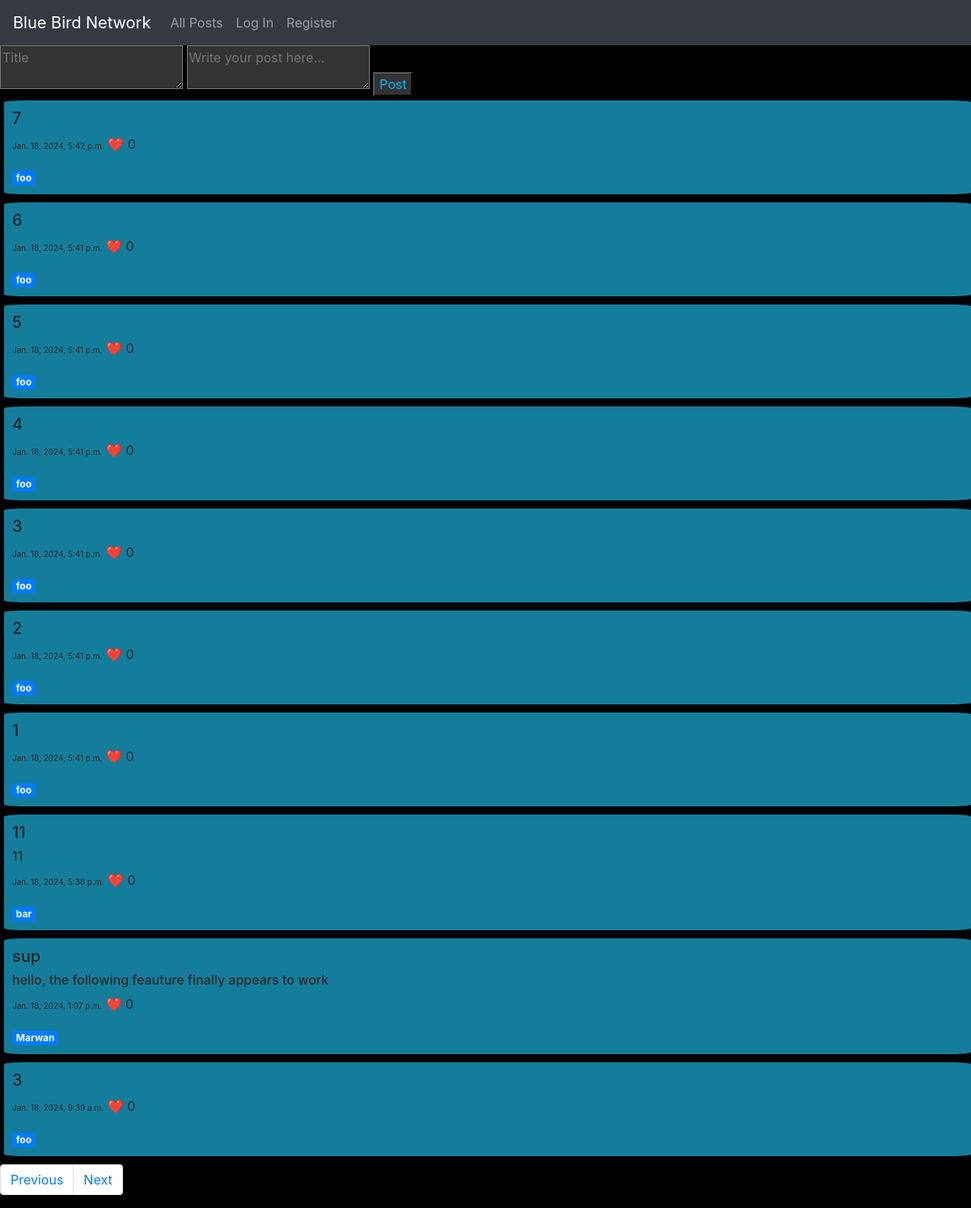
Screenshot of /?page=2 with the database file from the repository.
### network/models.py (models this page shows, shortened)
class Tweet(models.Model):
    user = models.ForeignKey(User, on_delete=models.CASCADE, related_name= "user1")
    title = models.CharField(max_length=64)
    content = models.TextField()
    timestamp = models.DateTimeField(auto_now_add=True)
    likes = models.IntegerField(default = 0)

class User(AbstractUser):
    pass

### network/views.py (the view)
# urls.py: path("", views.index, name="index"),
def index(request):
    pageNumber = int(request.GET.get('page', 1))
    nextPageUrl = '?page=' + str(pageNumber + 1)
    lastPageUrl = '?page=' + str(pageNumber - 1) if pageNumber > 1 else ""
    displacementAmount = (pageNumber - 1) * 10
    old_posts = Tweet.objects.all().order_by("-timestamp")[displacementAmount:displacementAmount+10]
    morePosts = Tweet.objects.all().order_by("-timestamp")[displacementAmount+10:displacementAmount+20].exists()
    return render(request, "network/index.html", {'old_posts': old_posts, 'nextPageUrl': nextPageUrl , 'lastPageUrl': lastPageUrl, "more_posts":morePosts})

### network/templates/network/index.html (shortened to what this page needs)
{% extends "network/layout.html" %}
{% block body %}
    <html lang="en">
        <body>
            <form id="post-form" method="POST">
                <textarea id="title-content" name="title" placeholder="Title" style="background-color: #333; color: #fff;"></textarea>
                <textarea id="post-content" name="content" placeholder="Write your post here..." style="background-color: #333; color: #fff;"></textarea>
                <input style="margin-bottom: 5px; background-color: #333; color: #00bbff;" id="submit-post" type="submit" value="Post">
            </form>
            {% for post in old_posts %}
                <div id = "old_posts" data-id = "{{ post.id }}">
                    <h5>{{ post.title }}</h5>
                    <h6 id = "original-text" style="color:rgb(43, 42, 42);">{{ post.content }}</h6>
                    <p style=" color:rgb(43, 42, 42);"><span style = "font-size: x-small;">{{ post.timestamp }}</span> ❤️ <span>{{ post.likes }}</span></p>
                    <a href="{% url 'smprofile' post.user.username %}" class="badge badge-primary">{{ post.user }}</a>
                </div>
            {% endfor %}
            <nav aria-label="Page navigation example">
                <ul class="pagination">
                    {% if lastPageUrl %}
                    <li class="page-item"><a class="page-link" href="{{ lastPageUrl}}">Previous</a></li>
                    {% endif %}
                    {% if more_posts %}
                    <li class="page-item"><a class="page-link" href="{{ nextPageUrl }}">Next</a></li>
                    {% endif %}
                </ul>
            </nav>
        </body>
    </html>
{% endblock %}

### network/static/network/styles.css (style rules this page uses)
#old_posts { background-color: #157d9c; padding: 10px; margin-bottom: 10px; animation-name: hide; animation-duration: 2s; animation-fill-mode: forwards; animation-play-state: paused; border-radius: 2%; margin-left: 5px; }
body { background-color: black; }

### rows the page displays
Tweet: title "7", timestamp "Jan. 18, 2024, 5:42 p.m.", likes "0", user "foo"
Tweet: title "6", timestamp "Jan. 18, 2024, 5:41 p.m.", likes "0", user "foo"
Tweet: title "5", timestamp "Jan. 18, 2024, 5:41 p.m.", likes "0", user "foo"
Tweet: title "4", timestamp "Jan. 18, 2024, 5:41 p.m.", likes "0", user "foo"
Tweet: title "3", timestamp "Jan. 18, 2024, 5:41 p.m.", likes "0", user "foo"
Tweet: title "2", timestamp "Jan. 18, 2024, 5:41 p.m.", likes "0", user "foo"
Tweet: title "1", timestamp "Jan. 18, 2024, 5:41 p.m.", likes "0", user "foo"
Tweet: title "11", content "11", timestamp "Jan. 18, 2024, 5:38 p.m.", likes "0", user "bar"
Tweet: title "sup", content "hello, the following feauture finally appears to work", timestamp "Jan. 18, 2024, 1:07 p.m.", likes "0", user "Marwan"
Tweet: title "3", timestamp "Jan. 18, 2024, 9:39 a.m.", likes "0", user "foo"
